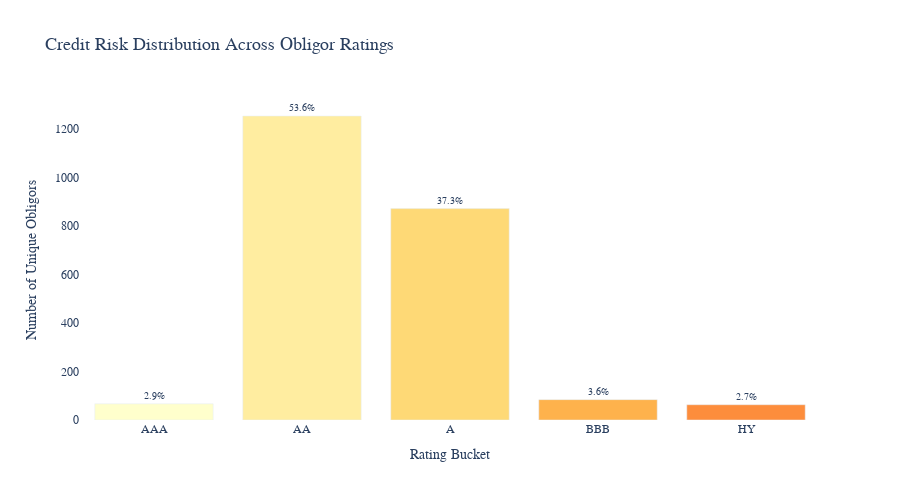

Notebook cell for this chart:
### Markdown cell above
### Question 2: How is credit risk distributed across the portfolio?
##### Calculate the share of obligors that fall into the different rating buckets: AAA, AA, A, BBB, and HY (High Yield; BB and below).

We categorized each obligor’s rating into buckets: AAA, AA, A, BBB, and High Yield (HY).
High Yield (HY) includes ratings below investment grade (e.g., BB, B, CCC, CC, C, D).
We computed the number of unique obligors in each rating bucket.
The results were expressed as:
- Obligor count per rating bucket
- Percentage share of total obligors
  
A bar chart visualization was created using Plotly:
- X-axis: Rating buckets (AAA, AA, A, BBB, HY)
- Y-axis: Number of unique obligors

Percentage exposure displayed on top of each bar
The chart provides insights into the credit quality distribution and highlights potential concentration in lower-rated obligors.

### Code cell
import plotly.express as px

def analyze_credit_risk_distribution(portfolio_data):

    def map_rating_to_bucket(rating):
        if pd.isnull(rating):
            return None
        rating = rating.upper().strip()
        if rating == 'AAA':
            return 'AAA'
        elif rating.startswith('AA'):
            return 'AA'
        elif rating.startswith('A'):
            return 'A'
        elif rating.startswith('BBB'):
            return 'BBB'
        elif rating.startswith(('BB', 'B', 'CCC', 'CC', 'C', 'D')):
            return 'HY'
        else:
            return None

    portfolio_data['Rating_Bucket'] = portfolio_data['Rating'].apply(map_rating_to_bucket)

    rated_data = portfolio_data.dropna(subset=['Rating_Bucket'])

    rating_counts = (
        rated_data.groupby('Rating_Bucket')['Obligor']
        .nunique()
        .reindex(['AAA', 'AA', 'A', 'BBB', 'HY'])
        .reset_index(name='Obligor_Count')
    )

    total = rating_counts['Obligor_Count'].sum()
    rating_counts['Percentage'] = 100 * rating_counts['Obligor_Count'] / total

    fig = px.bar(
        rating_counts,
        x='Rating_Bucket',
        y='Obligor_Count',
        text=rating_counts['Percentage'].map(lambda x: f"{x:.1f}%"),
        color='Rating_Bucket',
        color_discrete_sequence=shared_color_scale,
        title='Credit Risk Distribution Across Obligor Ratings',
        labels={'Rating_Bucket': 'Rating Bucket', 'Obligor_Count': 'Number of Obligors'}
    )

    fig.update_traces(textposition='outside', textfont_size=10)
    fig.update_layout(
        width=900,
        height=500,
        xaxis_title='Rating Bucket',
        yaxis_title='Number of Unique Obligors',
        title_font_size=18,
        showlegend=False,
        plot_bgcolor='white',
        font=dict(family="Segoe UI, sans-serif", size=12)
    )

    fig.show()
    
analyze_credit_risk_distribution(portfolio_data)

### Figure 1 — Plotly figure (JSON) as saved in the notebook; plotly's stock layout.template omitted (floating-point values rounded to 4 significant figures)
{"data": [{"hovertemplate": "Rating Bucket=%{x}<br>Number of Obligors=%{y}<br>text=%{text}<extra></extra>", "legendgroup": "AAA", "marker": {"color": "rgb(255,255,204)", "pattern": {"shape": ""}}, "name": "AAA", "orientation": "v", "showlegend": true, "text": ["2.9%"], "textfont": {"size": 10}, "textposition": "outside", "type": "bar", "x": ["AAA"], "xaxis": "x", "y": [67], "yaxis": "y"}, {"hovertemplate": "Rating Bucket=%{x}<br>Number of Obligors=%{y}<br>text=%{text}<extra></extra>", "legendgroup": "AA", "marker": {"color": "rgb(255,237,160)", "pattern": {"shape": ""}}, "name": "AA", "orientation": "v", "showlegend": true, "text": ["53.6%"], "textfont": {"size": 10}, "textposition": "outside", "type": "bar", "x": ["AA"], "xaxis": "x", "y": [1254], "yaxis": "y"}, {"hovertemplate": "Rating Bucket=%{x}<br>Number of Obligors=%{y}<br>text=%{text}<extra></extra>", "legendgroup": "A", "marker": {"color": "rgb(254,217,118)", "pattern": {"shape": ""}}, "name": "A", "orientation": "v", "showlegend": true, "text": ["37.3%"], "textfont": {"size": 10}, "textposition": "outside", "type": "bar", "x": ["A"], "xaxis": "x", "y": [872], "yaxis": "y"}, {"hovertemplate": "Rating Bucket=%{x}<br>Number of Obligors=%{y}<br>text=%{text}<extra></extra>", "legendgroup": "BBB", "marker": {"color": "rgb(254,178,76)", "pattern": {"shape": ""}}, "name": "BBB", "orientation": "v", "showlegend": true, "text": ["3.6%"], "textfont": {"size": 10}, "textposition": "outside", "type": "bar", "x": ["BBB"], "xaxis": "x", "y": [84], "yaxis": "y"}, {"hovertemplate": "Rating Bucket=%{x}<br>Number of Obligors=%{y}<br>text=%{text}<extra></extra>", "legendgroup": "HY", "marker": {"color": "rgb(253,141,60)", "pattern": {"shape": ""}}, "name": "HY", "orientation": "v", "showlegend": true, "text": ["2.7%"], "textfont": {"size": 10}, "textposition": "outside", "type": "bar", "x": ["HY"], "xaxis": "x", "y": [63], "yaxis": "y"}], "layout": {"barmode": "relative", "font": {"family": "Segoe UI, sans-serif", "size": 12}, "height": 500, "legend": {"title": {"text": "Rating Bucket"}, "tracegroupgap": 0}, "plot_bgcolor": "white", "showlegend": false, "title": {"font": {"size": 18}, "text": "Credit Risk Distribution Across Obligor Ratings"}, "width": 900, "xaxis": {"anchor": "y", "autorange": true, "categoryarray": ["AAA", "AA", "A", "BBB", "HY"], "categoryorder": "array", "domain": [0, 1], "range": [-0.5, 4.5], "title": {"text": "Rating Bucket"}, "type": "category"}, "yaxis": {"anchor": "x", "autorange": true, "domain": [0, 1], "range": [0, 1320], "title": {"text": "Number of Unique Obligors"}, "type": "linear"}}}
